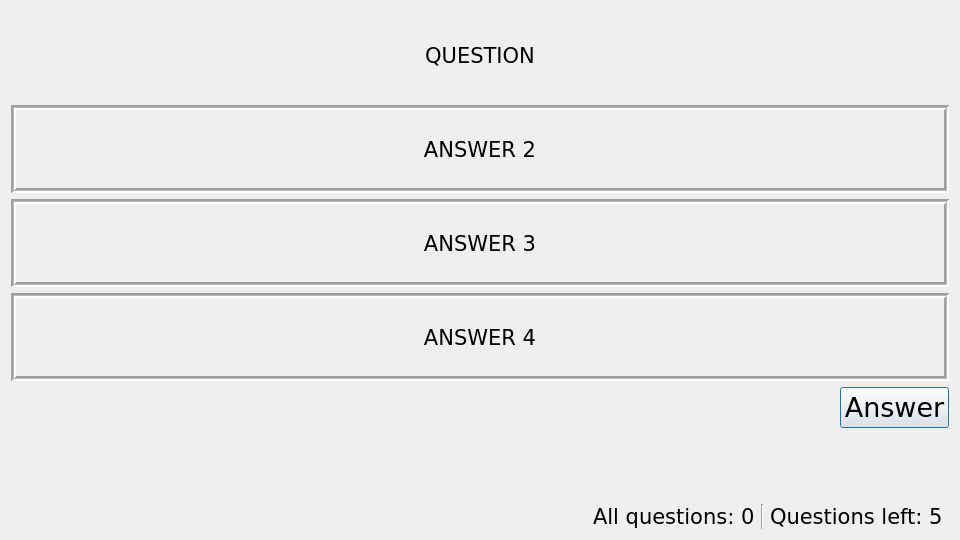
<?xml version="1.0" encoding="UTF-8"?>
<ui version="4.0">
 <class>Test1</class>
 <widget class="QDialog" name="Test1">
  <property name="geometry">
   <rect>
    <x>0</x>
    <y>0</y>
    <width>960</width>
    <height>540</height>
   </rect>
  </property>
  <property name="font">
   <font>
    <family>DejaVu Sans</family>
    <pointsize>14</pointsize>
    <weight>50</weight>
    <bold>false</bold>
   </font>
  </property>
  <property name="windowTitle">
   <string notr="true">CheckEng</string>
  </property>
  <property name="styleSheet">
   <string notr="true"/>
  </property>
  <property name="sizeGripEnabled">
   <bool>false</bool>
  </property>
  <property name="modal">
   <bool>false</bool>
  </property>
  <layout class="QVBoxLayout" name="verticalLayout">
   <item>
    <widget class="QLabel" name="l_question">
     <property name="font">
      <font>
       <family>DejaVu Sans</family>
       <pointsize>16</pointsize>
       <weight>50</weight>
       <bold>false</bold>
       <strikeout>false</strikeout>
       <stylestrategy>PreferDefault</stylestrategy>
       <kerning>true</kerning>
      </font>
     </property>
     <property name="focusPolicy">
      <enum>Qt::NoFocus</enum>
     </property>
     <property name="frameShape">
      <enum>QFrame::NoFrame</enum>
     </property>
     <property name="frameShadow">
      <enum>QFrame::Plain</enum>
     </property>
     <property name="lineWidth">
      <number>2</number>
     </property>
     <property name="midLineWidth">
      <number>1</number>
     </property>
     <property name="text">
      <string>QUESTION</string>
     </property>
     <property name="alignment">
      <set>Qt::AlignCenter</set>
     </property>
     <property name="wordWrap">
      <bool>true</bool>
     </property>
     <property name="indent">
      <number>-1</number>
     </property>
     <property name="openExternalLinks">
      <bool>false</bool>
     </property>
    </widget>
   </item>
   <item>
    <widget class="QLabel" name="l_first">
     <property name="sizePolicy">
      <sizepolicy hsizetype="Preferred" vsizetype="Preferred">
       <horstretch>96</horstretch>
       <verstretch>0</verstretch>
      </sizepolicy>
     </property>
     <property name="font">
      <font>
       <family>DejaVu Sans</family>
       <pointsize>16</pointsize>
       <weight>50</weight>
       <bold>false</bold>
       <strikeout>false</strikeout>
       <stylestrategy>PreferDefault</stylestrategy>
       <kerning>true</kerning>
      </font>
     </property>
     <property name="focusPolicy">
      <enum>Qt::NoFocus</enum>
     </property>
     <property name="autoFillBackground">
      <bool>false</bool>
     </property>
     <property name="styleSheet">
      <string notr="true"/>
     </property>
     <property name="frameShape">
      <enum>QFrame::Box</enum>
     </property>
     <property name="frameShadow">
      <enum>QFrame::Sunken</enum>
     </property>
     <property name="lineWidth">
      <number>2</number>
     </property>
     <property name="midLineWidth">
      <number>1</number>
     </property>
     <property name="text">
      <string>ANSWER 2</string>
     </property>
     <property name="scaledContents">
      <bool>false</bool>
     </property>
     <property name="alignment">
      <set>Qt::AlignCenter</set>
     </property>
     <property name="wordWrap">
      <bool>true</bool>
     </property>
    </widget>
   </item>
   <item>
    <widget class="QLabel" name="l_second">
     <property name="font">
      <font>
       <family>DejaVu Sans</family>
       <pointsize>16</pointsize>
       <weight>50</weight>
       <bold>false</bold>
       <strikeout>false</strikeout>
       <stylestrategy>PreferDefault</stylestrategy>
       <kerning>true</kerning>
      </font>
     </property>
     <property name="focusPolicy">
      <enum>Qt::NoFocus</enum>
     </property>
     <property name="autoFillBackground">
      <bool>false</bool>
     </property>
     <property name="styleSheet">
      <string notr="true"/>
     </property>
     <property name="frameShape">
      <enum>QFrame::Box</enum>
     </property>
     <property name="frameShadow">
      <enum>QFrame::Sunken</enum>
     </property>
     <property name="lineWidth">
      <number>2</number>
     </property>
     <property name="midLineWidth">
      <number>1</number>
     </property>
     <property name="text">
      <string>ANSWER 3</string>
     </property>
     <property name="alignment">
      <set>Qt::AlignCenter</set>
     </property>
     <property name="wordWrap">
      <bool>true</bool>
     </property>
    </widget>
   </item>
   <item>
    <widget class="QLabel" name="l_third">
     <property name="font">
      <font>
       <family>DejaVu Sans</family>
       <pointsize>16</pointsize>
       <weight>50</weight>
       <bold>false</bold>
       <strikeout>false</strikeout>
       <stylestrategy>PreferDefault</stylestrategy>
       <kerning>true</kerning>
      </font>
     </property>
     <property name="focusPolicy">
      <enum>Qt::NoFocus</enum>
     </property>
     <property name="autoFillBackground">
      <bool>false</bool>
     </property>
     <property name="styleSheet">
      <string notr="true">);</string>
     </property>
     <property name="frameShape">
      <enum>QFrame::Box</enum>
     </property>
     <property name="frameShadow">
      <enum>QFrame::Sunken</enum>
     </property>
     <property name="lineWidth">
      <number>2</number>
     </property>
     <property name="midLineWidth">
      <number>1</number>
     </property>
     <property name="text">
      <string>ANSWER 4</string>
     </property>
     <property name="alignment">
      <set>Qt::AlignCenter</set>
     </property>
     <property name="wordWrap">
      <bool>true</bool>
     </property>
    </widget>
   </item>
   <item>
    <layout class="QHBoxLayout" name="horizontalLayout_2">
     <item>
      <spacer name="horizontalSpacer_2">
       <property name="orientation">
        <enum>Qt::Horizontal</enum>
       </property>
       <property name="sizeHint" stdset="0">
        <size>
         <width>40</width>
         <height>20</height>
        </size>
       </property>
      </spacer>
     </item>
     <item>
      <widget class="QPushButton" name="pb_answer">
       <property name="font">
        <font>
         <family>DejaVu Sans</family>
         <pointsize>20</pointsize>
         <weight>50</weight>
         <bold>false</bold>
        </font>
       </property>
       <property name="text">
        <string>Answer</string>
       </property>
      </widget>
     </item>
    </layout>
   </item>
   <item>
    <layout class="QHBoxLayout" name="horizontalLayout" stretch="0,0,0,0,0,0,0">
     <property name="spacing">
      <number>6</number>
     </property>
     <property name="sizeConstraint">
      <enum>QLayout::SetMaximumSize</enum>
     </property>
     <property name="leftMargin">
      <number>0</number>
     </property>
     <property name="topMargin">
      <number>70</number>
     </property>
     <property name="rightMargin">
      <number>0</number>
     </property>
     <property name="bottomMargin">
      <number>0</number>
     </property>
     <item>
      <spacer name="horizontalSpacer">
       <property name="font">
        <font>
         <family>DejaVu Sans</family>
         <pointsize>16</pointsize>
         <weight>50</weight>
         <bold>false</bold>
        </font>
       </property>
       <property name="orientation">
        <enum>Qt::Horizontal</enum>
       </property>
       <property name="sizeHint" stdset="0">
        <size>
         <width>40</width>
         <height>5</height>
        </size>
       </property>
      </spacer>
     </item>
     <item>
      <widget class="QLabel" name="allq">
       <property name="font">
        <font>
         <family>DejaVu Sans</family>
         <pointsize>16</pointsize>
         <weight>50</weight>
         <bold>false</bold>
        </font>
       </property>
       <property name="text">
        <string>All questions:</string>
       </property>
      </widget>
     </item>
     <item>
      <widget class="QLabel" name="l_all">
       <property name="font">
        <font>
         <family>DejaVu Sans</family>
         <pointsize>16</pointsize>
         <weight>50</weight>
         <bold>false</bold>
        </font>
       </property>
       <property name="text">
        <string>0</string>
       </property>
      </widget>
     </item>
     <item>
      <widget class="Line" name="line">
       <property name="font">
        <font>
         <family>DejaVu Sans</family>
         <pointsize>16</pointsize>
         <weight>50</weight>
         <bold>false</bold>
        </font>
       </property>
       <property name="orientation">
        <enum>Qt::Vertical</enum>
       </property>
      </widget>
     </item>
     <item>
      <widget class="QLabel" name="qleft">
       <property name="font">
        <font>
         <family>DejaVu Sans</family>
         <pointsize>16</pointsize>
         <weight>50</weight>
         <bold>false</bold>
        </font>
       </property>
       <property name="text">
        <string>Questions left:</string>
       </property>
      </widget>
     </item>
     <item>
      <widget class="QLabel" name="l_left">
       <property name="font">
        <font>
         <family>DejaVu Sans</family>
         <pointsize>16</pointsize>
         <weight>50</weight>
         <bold>false</bold>
        </font>
       </property>
       <property name="text">
        <string>5</string>
       </property>
      </widget>
     </item>
     <item>
      <widget class="QWidget" name="all" native="true"/>
     </item>
    </layout>
   </item>
  </layout>
 </widget>
 <resources/>
 <connections>
  <connection>
   <sender>Test1</sender>
   <signal>rejected()</signal>
   <receiver>Test1</receiver>
   <slot>close()</slot>
   <hints>
    <hint type="sourcelabel">
     <x>479</x>
     <y>269</y>
    </hint>
    <hint type="destinationlabel">
     <x>479</x>
     <y>269</y>
    </hint>
   </hints>
  </connection>
  <connection>
   <sender>pb_answer</sender>
   <signal>clicked()</signal>
   <receiver>Test1</receiver>
   <slot>onAnswerClicked()</slot>
   <hints>
    <hint type="sourcelabel">
     <x>847</x>
     <y>388</y>
    </hint>
    <hint type="destinationlabel">
     <x>479</x>
     <y>269</y>
    </hint>
   </hints>
  </connection>
 </connections>
 <slots>
  <slot>onAnswerClicked()</slot>
 </slots>
</ui>
